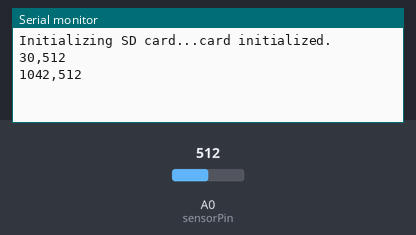
Bench run of a sketch on a simulated Arduino Uno, built with avr-gcc and run on an emulated ATmega328P. On the bench: the last lines printed to the serial monitor. The inputs (shaded band) are chosen by the test bench; at power-on: A0 (sensorPin) = 512. Storage starts empty.

Above: at 1.8 s.
1.9 s: A0 (sensorPin) set to 716
At 2.5 s:
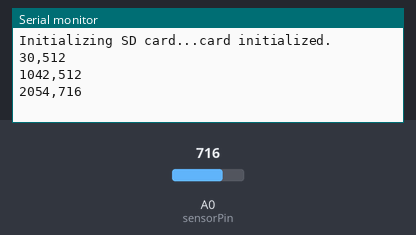
3.4 s: A0 (sensorPin) set to 900
At 4.9 s:
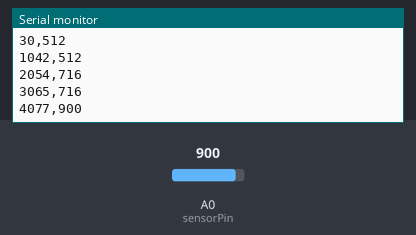
Timing chart, 0 to 6.4 s (numbered marks = the images above; inputs shaded):
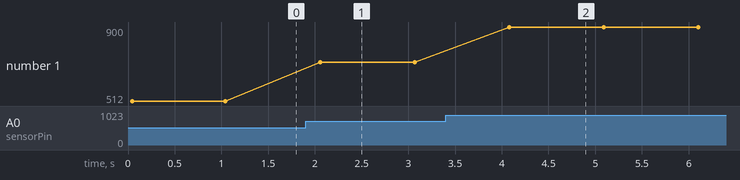

Measured:
- after the input at 1.9 s, the serial monitor: prints a new line after 0.15 s (image 1)
- after the input at 3.4 s, the serial monitor: prints a new line after 0.68 s (image 2)
- plotted number 1: 512 → 716 after the input at 1.9 s, 716 → 900 after the input at 3.4 s

The sketch:

SD_Card_Logger.ino
```cpp
// Project 50: SD Card Logger
// Logs analog sensor readings to a file on an SD card.

#include <SPI.h>
#include <SD.h>

const int chipSelect = 4; // CS pin for the SD card module
int sensorPin = A0;

void setup() {
  Serial.begin(9600);
  Serial.print("Initializing SD card...");

  if (!SD.begin(chipSelect)) {
    Serial.println("Card failed, or not present");
    while (1); // Don't do anything more
  }
  Serial.println("card initialized.");
}

void loop() {
  int sensorValue = analogRead(sensorPin);

  // Open the file. Note that only one file can be open at a time,
  // so you have to close this one before opening another.
  File dataFile = SD.open("datalog.txt", FILE_WRITE);

  // if the file is available, write to it:
  if (dataFile) {
    dataFile.print(millis());
    dataFile.print(",");
    dataFile.println(sensorValue);
    dataFile.close();
    // print to the serial port too:
    Serial.print(millis());
    Serial.print(",");
    Serial.println(sensorValue);
  } else {
    // if the file isn't open, pop up an error:
    Serial.println("error opening datalog.txt");
  }

  delay(1000);
}
```
